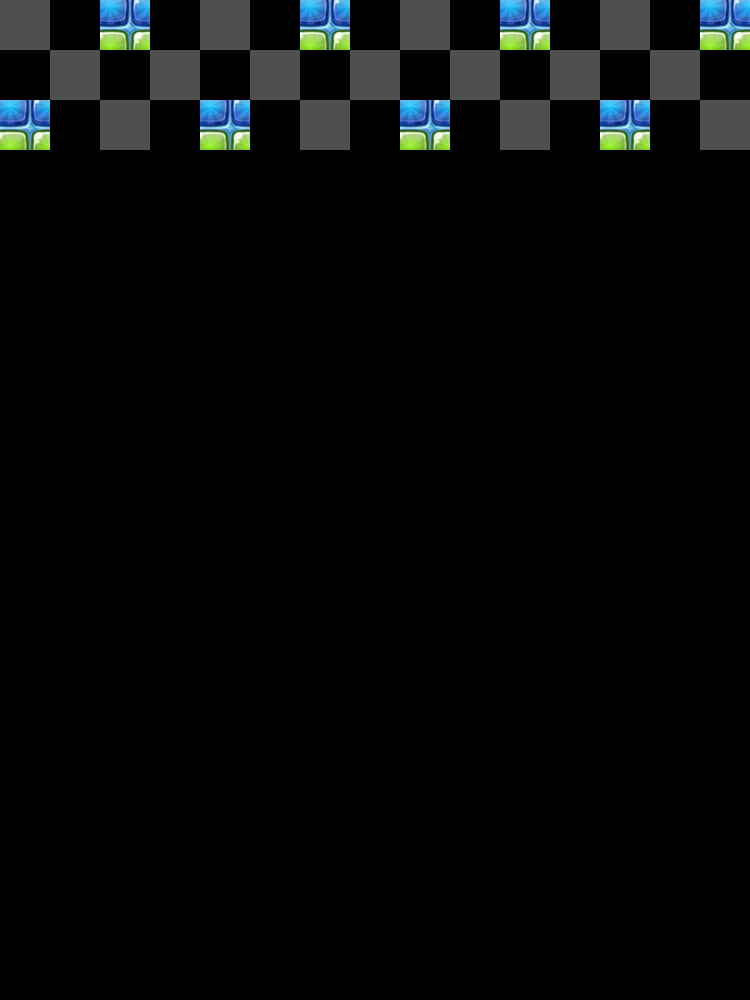

A 2D game scene composited from a Tiled map and its tileset images. What follows is a short description and the map's XML, with each tile layer's data collapsed to a summary:
An orthogonal 15x20 tile map with 50x50 px tiles, 1 tile layer (Tile Layer 1).

<map version="1.0" tiledversion="1.0.3" orientation="orthogonal" renderorder="right-down" width="15" height="20" tilewidth="50" tileheight="50" nextobjectid="1">
 <tileset firstgid="1" source="untitled.tsx" />
 <layer name="Tile Layer 1" width="15" height="20">
  <data>[300 cells, 23 non-empty, 2 distinct tile ids]</data>
 </layer>
</map>